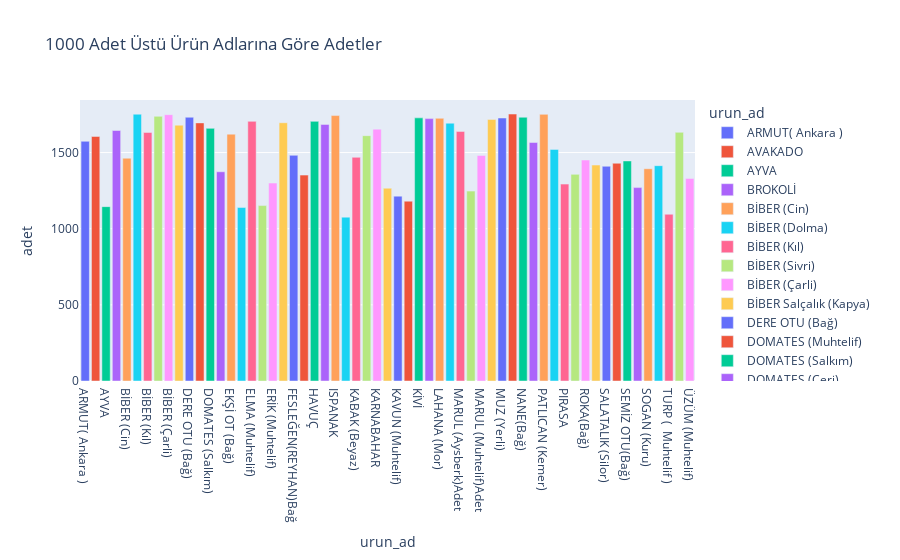

Notebook code for this chart:
### Markdown cell above
1000 ADET USTU OLAN VERILERI GOSTER

### Code cell
# 1000 adet üstü olan ürünleri alıyoruz
sonuclar_yuksek_adet = sonuclar[sonuclar['adet'] >= 1000]

# Çubuk grafiği oluşturuyoruz
fig = px.bar(sonuclar_yuksek_adet, x='urun_ad', y='adet', color='urun_ad', title='1000 Adet Üstü Ürün Adlarına Göre Adetler')

# sonuclar_yuksek_adet.value_counts
# Grafiği kaydediyoruz
# fig.write_image('urun_adlarina_gore_1000_adet_ustu_olanlarin_grafigi.png')
fig.show()

### Figure 1 — Plotly figure (JSON) as saved in the notebook; plotly's stock layout.template omitted (floating-point values rounded to 4 significant figures)
{"data": [{"alignmentgroup": "True", "hovertemplate": "urun_ad=%{x}<br>adet=%{y}<extra></extra>", "legendgroup": "ARMUT( Ankara )", "marker": {"color": "#636efa", "pattern": {"shape": ""}}, "name": "ARMUT( Ankara )", "offsetgroup": "ARMUT( Ankara )", "orientation": "v", "showlegend": true, "textposition": "auto", "type": "bar", "x": ["ARMUT( Ankara )"], "xaxis": "x", "y": [1574], "yaxis": "y"}, {"alignmentgroup": "True", "hovertemplate": "urun_ad=%{x}<br>adet=%{y}<extra></extra>", "legendgroup": "AVAKADO", "marker": {"color": "#EF553B", "pattern": {"shape": ""}}, "name": "AVAKADO", "offsetgroup": "AVAKADO", "orientation": "v", "showlegend": true, "textposition": "auto", "type": "bar", "x": ["AVAKADO"], "xaxis": "x", "y": [1606], "yaxis": "y"}, {"alignmentgroup": "True", "hovertemplate": "urun_ad=%{x}<br>adet=%{y}<extra></extra>", "legendgroup": "AYVA", "marker": {"color": "#00cc96", "pattern": {"shape": ""}}, "name": "AYVA", "offsetgroup": "AYVA", "orientation": "v", "showlegend": true, "textposition": "auto", "type": "bar", "x": ["AYVA"], "xaxis": "x", "y": [1145], "yaxis": "y"}, {"alignmentgroup": "True", "hovertemplate": "urun_ad=%{x}<br>adet=%{y}<extra></extra>", "legendgroup": "BROKOLİ", "marker": {"color": "#ab63fa", "pattern": {"shape": ""}}, "name": "BROKOLİ", "offsetgroup": "BROKOLİ", "orientation": "v", "showlegend": true, "textposition": "auto", "type": "bar", "x": ["BROKOLİ"], "xaxis": "x", "y": [1645], "yaxis": "y"}, {"alignmentgroup": "True", "hovertemplate": "urun_ad=%{x}<br>adet=%{y}<extra></extra>", "legendgroup": "BİBER (Cin)", "marker": {"color": "#FFA15A", "pattern": {"shape": ""}}, "name": "BİBER (Cin)", "offsetgroup": "BİBER (Cin)", "orientation": "v", "showlegend": true, "textposition": "auto", "type": "bar", "x": ["BİBER (Cin)"], "xaxis": "x", "y": [1463], "yaxis": "y"}, {"alignmentgroup": "True", "hovertemplate": "urun_ad=%{x}<br>adet=%{y}<extra></extra>", "legendgroup": "BİBER (Dolma)", "marker": {"color": "#19d3f3", "pattern": {"shape": ""}}, "name": "BİBER (Dolma)", "offsetgroup": "BİBER (Dolma)", "orientation": "v", "showlegend": true, "textposition": "auto", "type": "bar", "x": ["BİBER (Dolma)"], "xaxis": "x", "y": [1752], "yaxis": "y"}, {"alignmentgroup": "True", "hovertemplate": "urun_ad=%{x}<br>adet=%{y}<extra></extra>", "legendgroup": "BİBER (Kıl)", "marker": {"color": "#FF6692", "pattern": {"shape": ""}}, "name": "BİBER (Kıl)", "offsetgroup": "BİBER (Kıl)", "orientation": "v", "showlegend": true, "textposition": "auto", "type": "bar", "x": ["BİBER (Kıl)"], "xaxis": "x", "y": [1632], "yaxis": "y"}, {"alignmentgroup": "True", "hovertemplate": "urun_ad=%{x}<br>adet=%{y}<extra></extra>", "legendgroup": "BİBER (Sivri)", "marker": {"color": "#B6E880", "pattern": {"shape": ""}}, "name": "BİBER (Sivri)", "offsetgroup": "BİBER (Sivri)", "orientation": "v", "showlegend": true, "textposition": "auto", "type": "bar", "x": ["BİBER (Sivri)"], "xaxis": "x", "y": [1738], "yaxis": "y"}, {"alignmentgroup": "True", "hovertemplate": "urun_ad=%{x}<br>adet=%{y}<extra></extra>", "legendgroup": "BİBER (Çarli)", "marker": {"color": "#FF97FF", "pattern": {"shape": ""}}, "name": "BİBER (Çarli)", "offsetgroup": "BİBER (Çarli)", "orientation": "v", "showlegend": true, "textposition": "auto", "type": "bar", "x": ["BİBER (Çarli)"], "xaxis": "x", "y": [1749], "yaxis": "y"}, {"alignmentgroup": "True", "hovertemplate": "urun_ad=%{x}<br>adet=%{y}<extra></extra>", "legendgroup": "BİBER Salçalık (Kapya)", "marker": {"color": "#FECB52", "pattern": {"shape": ""}}, "name": "BİBER Salçalık (Kapya)", "offsetgroup": "BİBER Salçalık (Kapya)", "orientation": "v", "showlegend": true, "textposition": "auto", "type": "bar", "x": ["BİBER Salçalık (Kapya)"], "xaxis": "x", "y": [1680], "yaxis": "y"}, {"alignmentgroup": "True", "hovertemplate": "urun_ad=%{x}<br>adet=%{y}<extra></extra>", "legendgroup": "DERE OTU (Bağ)", "marker": {"color": "#636efa", "pattern": {"shape": ""}}, "name": "DERE OTU (Bağ)", "offsetgroup": "DERE OTU (Bağ)", "orientation": "v", "showlegend": true, "textposition": "auto", "type": "bar", "x": ["DERE OTU (Bağ)"], "xaxis": "x", "y": [1732], "yaxis": "y"}, {"alignmentgroup": "True", "hovertemplate": "urun_ad=%{x}<br>adet=%{y}<extra></extra>", "legendgroup": "DOMATES (Muhtelif)", "marker": {"color": "#EF553B", "pattern": {"shape": ""}}, "name": "DOMATES (Muhtelif)", "offsetgroup": "DOMATES (Muhtelif)", "orientation": "v", "showlegend": true, "textposition": "auto", "type": "bar", "x": ["DOMATES (Muhtelif)"], "xaxis": "x", "y": [1695], "yaxis": "y"}, {"alignmentgroup": "True", "hovertemplate": "urun_ad=%{x}<br>adet=%{y}<extra></extra>", "legendgroup": "DOMATES (Salkım)", "marker": {"color": "#00cc96", "pattern": {"shape": ""}}, "name": "DOMATES (Salkım)", "offsetgroup": "DOMATES (Salkım)", "orientation": "v", "showlegend": true, "textposition": "auto", "type": "bar", "x": ["DOMATES (Salkım)"], "xaxis": "x", "y": [1659], "yaxis": "y"}, {"alignmentgroup": "True", "hovertemplate": "urun_ad=%{x}<br>adet=%{y}<extra></extra>", "legendgroup": "DOMATES (Çeri)", "marker": {"color": "#ab63fa", "pattern": {"shape": ""}}, "name": "DOMATES (Çeri)", "offsetgroup": "DOMATES (Çeri)", "orientation": "v", "showlegend": true, "textposition": "auto", "type": "bar", "x": ["DOMATES (Çeri)"], "xaxis": "x", "y": [1374], "yaxis": "y"}, {"alignmentgroup": "True", "hovertemplate": "urun_ad=%{x}<br>adet=%{y}<extra></extra>", "legendgroup": "EKŞİ OT (Bağ)", "marker": {"color": "#FFA15A", "pattern": {"shape": ""}}, "name": "EKŞİ OT (Bağ)", "offsetgroup": "EKŞİ OT (Bağ)", "orientation": "v", "showlegend": true, "textposition": "auto", "type": "bar", "x": ["EKŞİ OT (Bağ)"], "xaxis": "x", "y": [1621], "yaxis": "y"}, {"alignmentgroup": "True", "hovertemplate": "urun_ad=%{x}<br>adet=%{y}<extra></extra>", "legendgroup": "ELMA (Golden)", "marker": {"color": "#19d3f3", "pattern": {"shape": ""}}, "name": "ELMA (Golden)", "offsetgroup": "ELMA (Golden)", "orientation": "v", "showlegend": true, "textposition": "auto", "type": "bar", "x": ["ELMA (Golden)"], "xaxis": "x", "y": [1139], "yaxis": "y"}, {"alignmentgroup": "True", "hovertemplate": "urun_ad=%{x}<br>adet=%{y}<extra></extra>", "legendgroup": "ELMA (Muhtelif)", "marker": {"color": "#FF6692", "pattern": {"shape": ""}}, "name": "ELMA (Muhtelif)", "offsetgroup": "ELMA (Muhtelif)", "orientation": "v", "showlegend": true, "textposition": "auto", "type": "bar", "x": ["ELMA (Muhtelif)"], "xaxis": "x", "y": [1705], "yaxis": "y"}, {"alignmentgroup": "True", "hovertemplate": "urun_ad=%{x}<br>adet=%{y}<extra></extra>", "legendgroup": "ELMA (Starking)", "marker": {"color": "#B6E880", "pattern": {"shape": ""}}, "name": "ELMA (Starking)", "offsetgroup": "ELMA (Starking)", "orientation": "v", "showlegend": true, "textposition": "auto", "type": "bar", "x": ["ELMA (Starking)"], "xaxis": "x", "y": [1152], "yaxis": "y"}, {"alignmentgroup": "True", "hovertemplate": "urun_ad=%{x}<br>adet=%{y}<extra></extra>", "legendgroup": "ERİK (Muhtelif)", "marker": {"color": "#FF97FF", "pattern": {"shape": ""}}, "name": "ERİK (Muhtelif)", "offsetgroup": "ERİK (Muhtelif)", "orientation": "v", "showlegend": true, "textposition": "auto", "type": "bar", "x": ["ERİK (Muhtelif)"], "xaxis": "x", "y": [1300], "yaxis": "y"}, {"alignmentgroup": "True", "hovertemplate": "urun_ad=%{x}<br>adet=%{y}<extra></extra>", "legendgroup": "FASULYE (Muhtelif)", "marker": {"color": "#FECB52", "pattern": {"shape": ""}}, "name": "FASULYE (Muhtelif)", "offsetgroup": "FASULYE (Muhtelif)", "orientation": "v", "showlegend": true, "textposition": "auto", "type": "bar", "x": ["FASULYE (Muhtelif)"], "xaxis": "x", "y": [1696], "yaxis": "y"}, {"alignmentgroup": "True", "hovertemplate": "urun_ad=%{x}<br>adet=%{y}<extra></extra>", "legendgroup": "FESLEĞEN(REYHAN)Bağ", "marker": {"color": "#636efa", "pattern": {"shape": ""}}, "name": "FESLEĞEN(REYHAN)Bağ", "offsetgroup": "FESLEĞEN(REYHAN)Bağ", "orientation": "v", "showlegend": true, "textposition": "auto", "type": "bar", "x": ["FESLEĞEN(REYHAN)Bağ"], "xaxis": "x", "y": [1482], "yaxis": "y"}, {"alignmentgroup": "True", "hovertemplate": "urun_ad=%{x}<br>adet=%{y}<extra></extra>", "legendgroup": "GREYFURT", "marker": {"color": "#EF553B", "pattern": {"shape": ""}}, "name": "GREYFURT", "offsetgroup": "GREYFURT", "orientation": "v", "showlegend": true, "textposition": "auto", "type": "bar", "x": ["GREYFURT"], "xaxis": "x", "y": [1352], "yaxis": "y"}, {"alignmentgroup": "True", "hovertemplate": "urun_ad=%{x}<br>adet=%{y}<extra></extra>", "legendgroup": "HAVUÇ", "marker": {"color": "#00cc96", "pattern": {"shape": ""}}, "name": "HAVUÇ", "offsetgroup": "HAVUÇ", "orientation": "v", "showlegend": true, "textposition": "auto", "type": "bar", "x": ["HAVUÇ"], "xaxis": "x", "y": [1705], "yaxis": "y"}, {"alignmentgroup": "True", "hovertemplate": "urun_ad=%{x}<br>adet=%{y}<extra></extra>", "legendgroup": "HİNDİSTAN CEVİZİ(Adet)", "marker": {"color": "#ab63fa", "pattern": {"shape": ""}}, "name": "HİNDİSTAN CEVİZİ(Adet)", "offsetgroup": "HİNDİSTAN CEVİZİ(Adet)", "orientation": "v", "showlegend": true, "textposition": "auto", "type": "bar", "x": ["HİNDİSTAN CEVİZİ(Adet)"], "xaxis": "x", "y": [1685], "yaxis": "y"}, {"alignmentgroup": "True", "hovertemplate": "urun_ad=%{x}<br>adet=%{y}<extra></extra>", "legendgroup": "ISPANAK", "marker": {"color": "#FFA15A", "pattern": {"shape": ""}}, "name": "ISPANAK", "offsetgroup": "ISPANAK", "orientation": "v", "showlegend": true, "textposition": "auto", "type": "bar", "x": ["ISPANAK"], "xaxis": "x", "y": [1743], "yaxis": "y"}, {"alignmentgroup": "True", "hovertemplate": "urun_ad=%{x}<br>adet=%{y}<extra></extra>", "legendgroup": "KABAK (Bal)", "marker": {"color": "#19d3f3", "pattern": {"shape": ""}}, "name": "KABAK (Bal)", "offsetgroup": "KABAK (Bal)", "orientation": "v", "showlegend": true, "textposition": "auto", "type": "bar", "x": ["KABAK (Bal)"], "xaxis": "x", "y": [1076], "yaxis": "y"}, {"alignmentgroup": "True", "hovertemplate": "urun_ad=%{x}<br>adet=%{y}<extra></extra>", "legendgroup": "KABAK (Beyaz)", "marker": {"color": "#FF6692", "pattern": {"shape": ""}}, "name": "KABAK (Beyaz)", "offsetgroup": "KABAK (Beyaz)", "orientation": "v", "showlegend": true, "textposition": "auto", "type": "bar", "x": ["KABAK (Beyaz)"], "xaxis": "x", "y": [1469], "yaxis": "y"}, {"alignmentgroup": "True", "hovertemplate": "urun_ad=%{x}<br>adet=%{y}<extra></extra>", "legendgroup": "KABAK (Kara)", "marker": {"color": "#B6E880", "pattern": {"shape": ""}}, "name": "KABAK (Kara)", "offsetgroup": "KABAK (Kara)", "orientation": "v", "showlegend": true, "textposition": "auto", "type": "bar", "x": ["KABAK (Kara)"], "xaxis": "x", "y": [1611], "yaxis": "y"}, {"alignmentgroup": "True", "hovertemplate": "urun_ad=%{x}<br>adet=%{y}<extra></extra>", "legendgroup": "KARNABAHAR", "marker": {"color": "#FF97FF", "pattern": {"shape": ""}}, "name": "KARNABAHAR", "offsetgroup": "KARNABAHAR", "orientation": "v", "showlegend": true, "textposition": "auto", "type": "bar", "x": ["KARNABAHAR"], "xaxis": "x", "y": [1654], "yaxis": "y"}, {"alignmentgroup": "True", "hovertemplate": "urun_ad=%{x}<br>adet=%{y}<extra></extra>", "legendgroup": "KARPUZ (Muhtelif)", "marker": {"color": "#FECB52", "pattern": {"shape": ""}}, "name": "KARPUZ (Muhtelif)", "offsetgroup": "KARPUZ (Muhtelif)", "orientation": "v", "showlegend": true, "textposition": "auto", "type": "bar", "x": ["KARPUZ (Muhtelif)"], "xaxis": "x", "y": [1266], "yaxis": "y"}, {"alignmentgroup": "True", "hovertemplate": "urun_ad=%{x}<br>adet=%{y}<extra></extra>", "legendgroup": "KAVUN (Muhtelif)", "marker": {"color": "#636efa", "pattern": {"shape": ""}}, "name": "KAVUN (Muhtelif)", "offsetgroup": "KAVUN (Muhtelif)", "orientation": "v", "showlegend": true, "textposition": "auto", "type": "bar", "x": ["KAVUN (Muhtelif)"], "xaxis": "x", "y": [1214], "yaxis": "y"}, {"alignmentgroup": "True", "hovertemplate": "urun_ad=%{x}<br>adet=%{y}<extra></extra>", "legendgroup": "KEREVİZ", "marker": {"color": "#EF553B", "pattern": {"shape": ""}}, "name": "KEREVİZ", "offsetgroup": "KEREVİZ", "orientation": "v", "showlegend": true, "textposition": "auto", "type": "bar", "x": ["KEREVİZ"], "xaxis": "x", "y": [1181], "yaxis": "y"}, {"alignmentgroup": "True", "hovertemplate": "urun_ad=%{x}<br>adet=%{y}<extra></extra>", "legendgroup": "KİVİ", "marker": {"color": "#00cc96", "pattern": {"shape": ""}}, "name": "KİVİ", "offsetgroup": "KİVİ", "orientation": "v", "showlegend": true, "textposition": "auto", "type": "bar", "x": ["KİVİ"], "xaxis": "x", "y": [1728], "yaxis": "y"}, {"alignmentgroup": "True", "hovertemplate": "urun_ad=%{x}<br>adet=%{y}<extra></extra>", "legendgroup": "LAHANA (Beyaz)", "marker": {"color": "#ab63fa", "pattern": {"shape": ""}}, "name": "LAHANA (Beyaz)", "offsetgroup": "LAHANA (Beyaz)", "orientation": "v", "showlegend": true, "textposition": "auto", "type": "bar", "x": ["LAHANA (Beyaz)"], "xaxis": "x", "y": [1723], "yaxis": "y"}, {"alignmentgroup": "True", "hovertemplate": "urun_ad=%{x}<br>adet=%{y}<extra></extra>", "legendgroup": "LAHANA (Mor)", "marker": {"color": "#FFA15A", "pattern": {"shape": ""}}, "name": "LAHANA (Mor)", "offsetgroup": "LAHANA (Mor)", "orientation": "v", "showlegend": true, "textposition": "auto", "type": "bar", "x": ["LAHANA (Mor)"], "xaxis": "x", "y": [1725], "yaxis": "y"}, {"alignmentgroup": "True", "hovertemplate": "urun_ad=%{x}<br>adet=%{y}<extra></extra>", "legendgroup": "MANTAR (Kültür)", "marker": {"color": "#19d3f3", "pattern": {"shape": ""}}, "name": "MANTAR (Kültür)", "offsetgroup": "MANTAR (Kültür)", "orientation": "v", "showlegend": true, "textposition": "auto", "type": "bar", "x": ["MANTAR (Kültür)"], "xaxis": "x", "y": [1693], "yaxis": "y"}, {"alignmentgroup": "True", "hovertemplate": "urun_ad=%{x}<br>adet=%{y}<extra></extra>", "legendgroup": "MARUL (Aysberk)Adet", "marker": {"color": "#FF6692", "pattern": {"shape": ""}}, "name": "MARUL (Aysberk)Adet", "offsetgroup": "MARUL (Aysberk)Adet", "orientation": "v", "showlegend": true, "textposition": "auto", "type": "bar", "x": ["MARUL (Aysberk)Adet"], "xaxis": "x", "y": [1639], "yaxis": "y"}, {"alignmentgroup": "True", "hovertemplate": "urun_ad=%{x}<br>adet=%{y}<extra></extra>", "legendgroup": "MARUL (Mor)Adet", "marker": {"color": "#B6E880", "pattern": {"shape": ""}}, "name": "MARUL (Mor)Adet", "offsetgroup": "MARUL (Mor)Adet", "orientation": "v", "showlegend": true, "textposition": "auto", "type": "bar", "x": ["MARUL (Mor)Adet"], "xaxis": "x", "y": [1247], "yaxis": "y"}, {"alignmentgroup": "True", "hovertemplate": "urun_ad=%{x}<br>adet=%{y}<extra></extra>", "legendgroup": "MARUL (Muhtelif)Adet", "marker": {"color": "#FF97FF", "pattern": {"shape": ""}}, "name": "MARUL (Muhtelif)Adet", "offsetgroup": "MARUL (Muhtelif)Adet", "orientation": "v", "showlegend": true, "textposition": "auto", "type": "bar", "x": ["MARUL (Muhtelif)Adet"], "xaxis": "x", "y": [1481], "yaxis": "y"}, {"alignmentgroup": "True", "hovertemplate": "urun_ad=%{x}<br>adet=%{y}<extra></extra>", "legendgroup": "MAYDONOZ (Bağ)", "marker": {"color": "#FECB52", "pattern": {"shape": ""}}, "name": "MAYDONOZ (Bağ)", "offsetgroup": "MAYDONOZ (Bağ)", "orientation": "v", "showlegend": true, "textposition": "auto", "type": "bar", "x": ["MAYDONOZ (Bağ)"], "xaxis": "x", "y": [1718], "yaxis": "y"}, {"alignmentgroup": "True", "hovertemplate": "urun_ad=%{x}<br>adet=%{y}<extra></extra>", "legendgroup": "MUZ (Yerli)", "marker": {"color": "#636efa", "pattern": {"shape": ""}}, "name": "MUZ (Yerli)", "offsetgroup": "MUZ (Yerli)", "orientation": "v", "showlegend": true, "textposition": "auto", "type": "bar", "x": ["MUZ (Yerli)"], "xaxis": "x", "y": [1727], "yaxis": "y"}, {"alignmentgroup": "True", "hovertemplate": "urun_ad=%{x}<br>adet=%{y}<extra></extra>", "legendgroup": "MUZ (İthal)", "marker": {"color": "#EF553B", "pattern": {"shape": ""}}, "name": "MUZ (İthal)", "offsetgroup": "MUZ (İthal)", "orientation": "v", "showlegend": true, "textposition": "auto", "type": "bar", "x": ["MUZ (İthal)"], "xaxis": "x", "y": [1753], "yaxis": "y"}, {"alignmentgroup": "True", "hovertemplate": "urun_ad=%{x}<br>adet=%{y}<extra></extra>", "legendgroup": "NANE(Bağ)", "marker": {"color": "#00cc96", "pattern": {"shape": ""}}, "name": "NANE(Bağ)", "offsetgroup": "NANE(Bağ)", "orientation": "v", "showlegend": true, "textposition": "auto", "type": "bar", "x": ["NANE(Bağ)"], "xaxis": "x", "y": [1732], "yaxis": "y"}, {"alignmentgroup": "True", "hovertemplate": "urun_ad=%{x}<br>adet=%{y}<extra></extra>", "legendgroup": "PATATES", "marker": {"color": "#ab63fa", "pattern": {"shape": ""}}, "name": "PATATES", "offsetgroup": "PATATES", "orientation": "v", "showlegend": true, "textposition": "auto", "type": "bar", "x": ["PATATES"], "xaxis": "x", "y": [1566], "yaxis": "y"}, {"alignmentgroup": "True", "hovertemplate": "urun_ad=%{x}<br>adet=%{y}<extra></extra>", "legendgroup": "PATLICAN (Kemer)", "marker": {"color": "#FFA15A", "pattern": {"shape": ""}}, "name": "PATLICAN (Kemer)", "offsetgroup": "PATLICAN (Kemer)", "orientation": "v", "showlegend": true, "textposition": "auto", "type": "bar", "x": ["PATLICAN (Kemer)"], "xaxis": "x", "y": [1751], "yaxis": "y"}, {"alignmentgroup": "True", "hovertemplate": "urun_ad=%{x}<br>adet=%{y}<extra></extra>", "legendgroup": "PATLICAN (Topak)", "marker": {"color": "#19d3f3", "pattern": {"shape": ""}}, "name": "PATLICAN (Topak)", "offsetgroup": "PATLICAN (Topak)", "orientation": "v", "showlegend": true, "textposition": "auto", "type": "bar", "x": ["PATLICAN (Topak)"], "xaxis": "x", "y": [1521], "yaxis": "y"}, {"alignmentgroup": "True", "hovertemplate": "urun_ad=%{x}<br>adet=%{y}<extra></extra>", "legendgroup": "PIRASA", "marker": {"color": "#FF6692", "pattern": {"shape": ""}}, "name": "PIRASA", "offsetgroup": "PIRASA", "orientation": "v", "showlegend": true, "textposition": "auto", "type": "bar", "x": ["PIRASA"], "xaxis": "x", "y": [1293], "yaxis": "y"}, {"alignmentgroup": "True", "hovertemplate": "urun_ad=%{x}<br>adet=%{y}<extra></extra>", "legendgroup": "PORTAKAL (Muhtelif)", "marker": {"color": "#B6E880", "pattern": {"shape": ""}}, "name": "PORTAKAL (Muhtelif)", "offsetgroup": "PORTAKAL (Muhtelif)", "orientation": "v", "showlegend": true, "textposition": "auto", "type": "bar", "x": ["PORTAKAL (Muhtelif)"], "xaxis": "x", "y": [1357], "yaxis": "y"}, {"alignmentgroup": "True", "hovertemplate": "urun_ad=%{x}<br>adet=%{y}<extra></extra>", "legendgroup": "ROKA(Bağ)", "marker": {"color": "#FF97FF", "pattern": {"shape": ""}}, "name": "ROKA(Bağ)", "offsetgroup": "ROKA(Bağ)", "orientation": "v", "showlegend": true, "textposition": "auto", "type": "bar", "x": ["ROKA(Bağ)"], "xaxis": "x", "y": [1451], "yaxis": "y"}, {"alignmentgroup": "True", "hovertemplate": "urun_ad=%{x}<br>adet=%{y}<extra></extra>", "legendgroup": "SALATALIK (Muhtelif)", "marker": {"color": "#FECB52", "pattern": {"shape": ""}}, "name": "SALATALIK (Muhtelif)", "offsetgroup": "SALATALIK (Muhtelif)", "orientation": "v", "showlegend": true, "textposition": "auto", "type": "bar", "x": ["SALATALIK (Muhtelif)"], "xaxis": "x", "y": [1418], "yaxis": "y"}, {"alignmentgroup": "True", "hovertemplate": "urun_ad=%{x}<br>adet=%{y}<extra></extra>", "legendgroup": "SALATALIK (Silor)", "marker": {"color": "#636efa", "pattern": {"shape": ""}}, "name": "SALATALIK (Silor)", "offsetgroup": "SALATALIK (Silor)", "orientation": "v", "showlegend": true, "textposition": "auto", "type": "bar", "x": ["SALATALIK (Silor)"], "xaxis": "x", "y": [1410], "yaxis": "y"}, {"alignmentgroup": "True", "hovertemplate": "urun_ad=%{x}<br>adet=%{y}<extra></extra>", "legendgroup": "SARIMSAK (Kuru)", "marker": {"color": "#EF553B", "pattern": {"shape": ""}}, "name": "SARIMSAK (Kuru)", "offsetgroup": "SARIMSAK (Kuru)", "orientation": "v", "showlegend": true, "textposition": "auto", "type": "bar", "x": ["SARIMSAK (Kuru)"], "xaxis": "x", "y": [1430], "yaxis": "y"}, {"alignmentgroup": "True", "hovertemplate": "urun_ad=%{x}<br>adet=%{y}<extra></extra>", "legendgroup": "SEMİZ OTU(Bağ)", "marker": {"color": "#00cc96", "pattern": {"shape": ""}}, "name": "SEMİZ OTU(Bağ)", "offsetgroup": "SEMİZ OTU(Bağ)", "orientation": "v", "showlegend": true, "textposition": "auto", "type": "bar", "x": ["SEMİZ OTU(Bağ)"], "xaxis": "x", "y": [1445], "yaxis": "y"}, {"alignmentgroup": "True", "hovertemplate": "urun_ad=%{x}<br>adet=%{y}<extra></extra>", "legendgroup": "SOGAN  ( Yeşil )", "marker": {"color": "#ab63fa", "pattern": {"shape": ""}}, "name": "SOGAN  ( Yeşil )", "offsetgroup": "SOGAN  ( Yeşil )", "orientation": "v", "showlegend": true, "textposition": "auto", "type": "bar", "x": ["SOGAN  ( Yeşil )"], "xaxis": "x", "y": [1270], "yaxis": "y"}, {"alignmentgroup": "True", "hovertemplate": "urun_ad=%{x}<br>adet=%{y}<extra></extra>", "legendgroup": "SOGAN (Kuru)", "marker": {"color": "#FFA15A", "pattern": {"shape": ""}}, "name": "SOGAN (Kuru)", "offsetgroup": "SOGAN (Kuru)", "orientation": "v", "showlegend": true, "textposition": "auto", "type": "bar", "x": ["SOGAN (Kuru)"], "xaxis": "x", "y": [1394], "yaxis": "y"}, {"alignmentgroup": "True", "hovertemplate": "urun_ad=%{x}<br>adet=%{y}<extra></extra>", "legendgroup": "TERE", "marker": {"color": "#19d3f3", "pattern": {"shape": ""}}, "name": "TERE", "offsetgroup": "TERE", "orientation": "v", "showlegend": true, "textposition": "auto", "type": "bar", "x": ["TERE"], "xaxis": "x", "y": [1414], "yaxis": "y"}, {"alignmentgroup": "True", "hovertemplate": "urun_ad=%{x}<br>adet=%{y}<extra></extra>", "legendgroup": "TURP (  Muhtelif )", "marker": {"color": "#FF6692", "pattern": {"shape": ""}}, "name": "TURP (  Muhtelif )", "offsetgroup": "TURP (  Muhtelif )", "orientation": "v", "showlegend": true, "textposition": "auto", "type": "bar", "x": ["TURP (  Muhtelif )"], "xaxis": "x", "y": [1095], "yaxis": "y"}, {"alignmentgroup": "True", "hovertemplate": "urun_ad=%{x}<br>adet=%{y}<extra></extra>", "legendgroup": "ÇİLEK", "marker": {"color": "#B6E880", "pattern": {"shape": ""}}, "name": "ÇİLEK", "offsetgroup": "ÇİLEK", "orientation": "v", "showlegend": true, "textposition": "auto", "type": "bar", "x": ["ÇİLEK"], "xaxis": "x", "y": [1633], "yaxis": "y"}, {"alignmentgroup": "True", "hovertemplate": "urun_ad=%{x}<br>adet=%{y}<extra></extra>", "legendgroup": "ÜZÜM (Muhtelif)", "marker": {"color": "#FF97FF", "pattern": {"shape": ""}}, "name": "ÜZÜM (Muhtelif)", "offsetgroup": "ÜZÜM (Muhtelif)", "orientation": "v", "showlegend": true, "textposition": "auto", "type": "bar", "x": ["ÜZÜM (Muhtelif)"], "xaxis": "x", "y": [1330], "yaxis": "y"}], "layout": {"barmode": "relative", "legend": {"title": {"text": "urun_ad"}, "tracegroupgap": 0}, "title": {"text": "1000 Adet Üstü Ürün Adlarına Göre Adetler"}, "xaxis": {"anchor": "y", "categoryarray": ["ARMUT( Ankara )", "AVAKADO", "AYVA", "BROKOLİ", "BİBER (Cin)", "BİBER (Dolma)", "BİBER (Kıl)", "BİBER (Sivri)", "BİBER (Çarli)", "BİBER Salçalık (Kapya)", "DERE OTU (Bağ)", "DOMATES (Muhtelif)", "DOMATES (Salkım)", "DOMATES (Çeri)", "EKŞİ OT (Bağ)", "ELMA (Golden)", "ELMA (Muhtelif)", "ELMA (Starking)", "ERİK (Muhtelif)", "FASULYE (Muhtelif)", "FESLEĞEN(REYHAN)Bağ", "GREYFURT", "HAVUÇ", "HİNDİSTAN CEVİZİ(Adet)", "ISPANAK", "KABAK (Bal)", "KABAK (Beyaz)", "KABAK (Kara)", "KARNABAHAR", "KARPUZ (Muhtelif)", "KAVUN (Muhtelif)", "KEREVİZ", "KİVİ", "LAHANA (Beyaz)", "LAHANA (Mor)", "MANTAR (Kültür)", "MARUL (Aysberk)Adet", "MARUL (Mor)Adet", "MARUL (Muhtelif)Adet", "MAYDONOZ (Bağ)", "MUZ (Yerli)", "MUZ (İthal)", "NANE(Bağ)", "PATATES", "PATLICAN (Kemer)", "PATLICAN (Topak)", "PIRASA", "PORTAKAL (Muhtelif)", "ROKA(Bağ)", "SALATALIK (Muhtelif)", "SALATALIK (Silor)", "SARIMSAK (Kuru)", "SEMİZ OTU(Bağ)", "SOGAN  ( Yeşil )", "SOGAN (Kuru)", "TERE", "TURP (  Muhtelif )", "ÇİLEK", "ÜZÜM (Muhtelif)"], "categoryorder": "array", "domain": [0, 1], "title": {"text": "urun_ad"}}, "yaxis": {"anchor": "x", "domain": [0, 1], "title": {"text": "adet"}}}}
